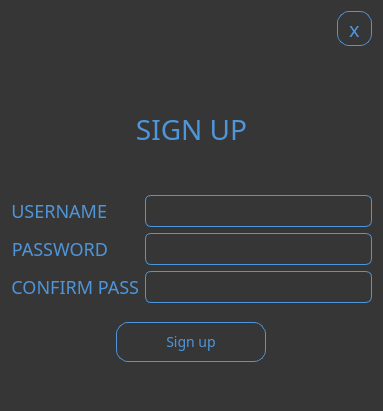
<?xml version="1.0" encoding="UTF-8"?>
<ui version="4.0">
 <class>Dialog</class>
 <widget class="QDialog" name="Dialog">
  <property name="geometry">
   <rect>
    <x>0</x>
    <y>0</y>
    <width>383</width>
    <height>411</height>
   </rect>
  </property>
  <property name="windowTitle">
   <string>Dialog</string>
  </property>
  <property name="styleSheet">
   <string notr="true">background-color: rgb(54, 54, 54);
font-size:15pt; 
color:rgb(255, 255, 255);

</string>
  </property>
  <layout class="QVBoxLayout" name="verticalLayout_3">
   <item>
    <layout class="QHBoxLayout" name="horizontalLayout">
     <item>
      <spacer name="horizontalSpacer">
       <property name="orientation">
        <enum>Qt::Horizontal</enum>
       </property>
       <property name="sizeHint" stdset="0">
        <size>
         <width>40</width>
         <height>20</height>
        </size>
       </property>
      </spacer>
     </item>
     <item>
      <widget class="QToolButton" name="btn_window_close">
       <property name="styleSheet">
        <string notr="true">QToolButton {
    width:30px;
    height:30px;
    border-radius: 12px;
    line-height:40px;
    border:1px solid #4F95DA;;
    color:#4F95DA;
    text-align:center;
    text-decoration:none;
    font-size:20px;
    font-family:oswald;
}

QToolButton:hover {
	color:#fff;
    top:0;
    left:0;
    width:100%;
    height:100%;
    background:#4F95DA;
    border:1px solid transparent;
}</string>
       </property>
       <property name="text">
        <string>x</string>
       </property>
       <property name="checkable">
        <bool>false</bool>
       </property>
       <property name="autoRaise">
        <bool>true</bool>
       </property>
      </widget>
     </item>
    </layout>
   </item>
   <item>
    <layout class="QVBoxLayout" name="verticalLayout">
     <item>
      <spacer name="verticalSpacer">
       <property name="orientation">
        <enum>Qt::Vertical</enum>
       </property>
       <property name="sizeHint" stdset="0">
        <size>
         <width>20</width>
         <height>60</height>
        </size>
       </property>
      </spacer>
     </item>
     <item>
      <widget class="QLabel" name="label">
       <property name="styleSheet">
        <string notr="true">QLabel {
    width:166px;
    height:38px; 
    line-height:40px;  
    color:#4F95DA;
    text-align:center;
    text-decoration:none;
    font-size:28px;
    font-family:oswald;
}
</string>
       </property>
       <property name="text">
        <string>SIGN UP</string>
       </property>
       <property name="alignment">
        <set>Qt::AlignCenter</set>
       </property>
      </widget>
     </item>
     <item>
      <spacer name="verticalSpacer_2">
       <property name="orientation">
        <enum>Qt::Vertical</enum>
       </property>
       <property name="sizeType">
        <enum>QSizePolicy::Fixed</enum>
       </property>
       <property name="sizeHint" stdset="0">
        <size>
         <width>20</width>
         <height>40</height>
        </size>
       </property>
      </spacer>
     </item>
    </layout>
   </item>
   <item>
    <layout class="QFormLayout" name="formLayout">
     <item row="0" column="0">
      <widget class="QLabel" name="lbl_username">
       <property name="styleSheet">
        <string notr="true">QLabel {
    width:166px;
    height:38px; 
    line-height:40px;  
    color:#4F95DA;
    text-align:center;
    text-decoration:none;
    font-size:18px;
    font-family:oswald;
}
</string>
       </property>
       <property name="text">
        <string>USERNAME</string>
       </property>
       <property name="alignment">
        <set>Qt::AlignRight|Qt::AlignTrailing|Qt::AlignVCenter</set>
       </property>
      </widget>
     </item>
     <item row="0" column="1">
      <widget class="QLineEdit" name="input_username">
       <property name="styleSheet">
        <string notr="true">QLineEdit {
    width:30px;
    height:30px;
    border-radius: 6px;
    line-height:40px;
    border:1px solid #4F95DA;
	color: rgb(255, 255, 255);
    text-align:center;
    text-decoration:none;
    font-size:20px;
    font-family:oswald;
}

QLineEdit:hover {
   color:#fff;
    top:0;
    left:0;
    width:100%;
    height:100%;
    background:#4F95DA;
    border:1px solid transparent;
}
</string>
       </property>
       <property name="text">
        <string/>
       </property>
      </widget>
     </item>
     <item row="1" column="0">
      <widget class="QLabel" name="lbl_pwd">
       <property name="styleSheet">
        <string notr="true">QLabel {
    width:166px;
    height:38px; 
    line-height:40px;  
    color:#4F95DA;
    text-align:center;
    text-decoration:none;
    font-size:18px;
    font-family:oswald;
}
</string>
       </property>
       <property name="text">
        <string>PASSWORD</string>
       </property>
       <property name="alignment">
        <set>Qt::AlignRight|Qt::AlignTrailing|Qt::AlignVCenter</set>
       </property>
      </widget>
     </item>
     <item row="1" column="1">
      <widget class="QLineEdit" name="input_pwd">
       <property name="styleSheet">
        <string notr="true">QLineEdit {
    width:30px;
    height:30px;
    border-radius: 6px;
    line-height:40px;
    border:1px solid #4F95DA;
	color: rgb(255, 255, 255);
    text-align:center;
    text-decoration:none;
    font-size:20px;
    font-family:oswald;
}

QLineEdit:hover {
   color:#fff;
    top:0;
    left:0;
    width:100%;
    height:100%;
    background:#4F95DA;
    border:1px solid transparent;
}</string>
       </property>
       <property name="text">
        <string/>
       </property>
      </widget>
     </item>
     <item row="2" column="0">
      <widget class="QLabel" name="lbl_confirm_pwd">
       <property name="styleSheet">
        <string notr="true">QLabel {
    width:166px;
    height:38px; 
    line-height:40px;  
    color:#4F95DA;
    text-align:center;
    text-decoration:none;
    font-size:18px;
    font-family:oswald;
}
</string>
       </property>
       <property name="text">
        <string>CONFIRM PASS</string>
       </property>
       <property name="alignment">
        <set>Qt::AlignRight|Qt::AlignTrailing|Qt::AlignVCenter</set>
       </property>
      </widget>
     </item>
     <item row="2" column="1">
      <widget class="QLineEdit" name="input_confirm_pwd">
       <property name="styleSheet">
        <string notr="true">QLineEdit {
    width:30px;
    height:30px;
    border-radius: 6px;
    line-height:40px;
    border:1px solid #4F95DA;
	color: rgb(255, 255, 255);
    text-align:center;
    text-decoration:none;
    font-size:20px;
    font-family:oswald;
}

QLineEdit:hover {
   color:#fff;
    top:0;
    left:0;
    width:100%;
    height:100%;
    background:#4F95DA;
    border:1px solid transparent;
}</string>
       </property>
       <property name="text">
        <string/>
       </property>
      </widget>
     </item>
    </layout>
   </item>
   <item>
    <layout class="QGridLayout" name="gridLayout">
     <item row="0" column="0">
      <spacer name="verticalSpacer_3">
       <property name="orientation">
        <enum>Qt::Vertical</enum>
       </property>
       <property name="sizeType">
        <enum>QSizePolicy::Fixed</enum>
       </property>
       <property name="sizeHint" stdset="0">
        <size>
         <width>20</width>
         <height>13</height>
        </size>
       </property>
      </spacer>
     </item>
     <item row="1" column="0">
      <widget class="QPushButton" name="btn_sign_up">
       <property name="sizePolicy">
        <sizepolicy hsizetype="Preferred" vsizetype="Preferred">
         <horstretch>0</horstretch>
         <verstretch>0</verstretch>
        </sizepolicy>
       </property>
       <property name="maximumSize">
        <size>
         <width>150</width>
         <height>16777215</height>
        </size>
       </property>
       <property name="layoutDirection">
        <enum>Qt::LeftToRight</enum>
       </property>
       <property name="styleSheet">
        <string notr="true">QPushButton {
    width:66px;
    height:38px;
    border-radius: 12px;
    line-height:40px;
    border:1px solid #4F95DA;;
    color:#4F95DA;
    text-align:center;
    text-decoration:none;
    text-transform:uppercase;
    font-size:14px;
    font-family:oswald;
}

QPushButton:hover {
	color:#fff;
    top:0;
    left:0;
    width:100%;
    height:100%;
    background:#4F95DA;
    border:1px solid transparent;
}
</string>
       </property>
       <property name="text">
        <string>Sign up</string>
       </property>
       <property name="flat">
        <bool>false</bool>
       </property>
      </widget>
     </item>
     <item row="2" column="0">
      <spacer name="verticalSpacer_4">
       <property name="orientation">
        <enum>Qt::Vertical</enum>
       </property>
       <property name="sizeHint" stdset="0">
        <size>
         <width>20</width>
         <height>40</height>
        </size>
       </property>
      </spacer>
     </item>
    </layout>
   </item>
  </layout>
 </widget>
 <tabstops>
  <tabstop>input_username</tabstop>
  <tabstop>input_pwd</tabstop>
  <tabstop>input_confirm_pwd</tabstop>
 </tabstops>
 <resources/>
 <connections/>
</ui>
